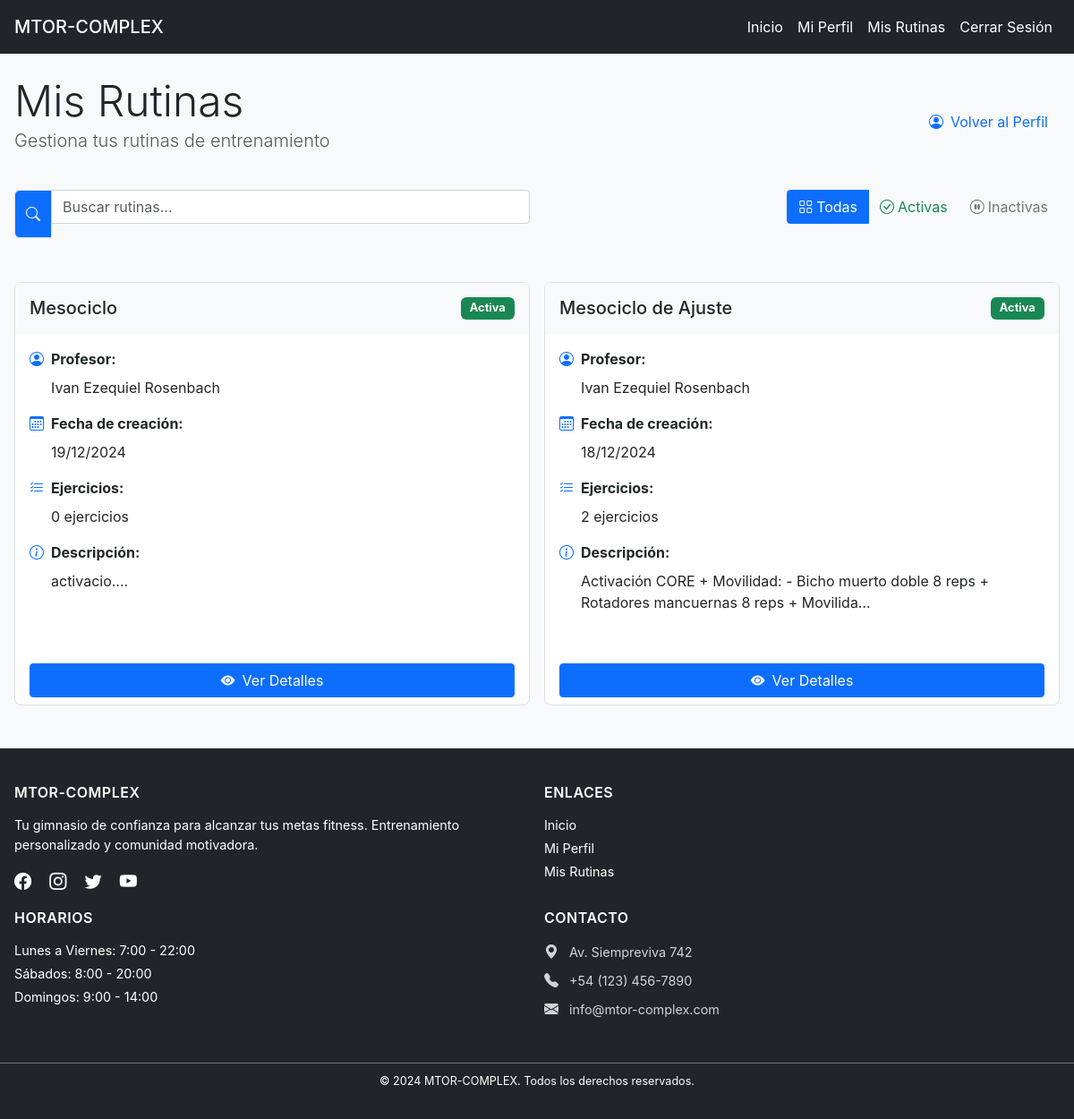
The page /gimnasio/alumno/rutinas/ (signed in) on the database as committed earlier.
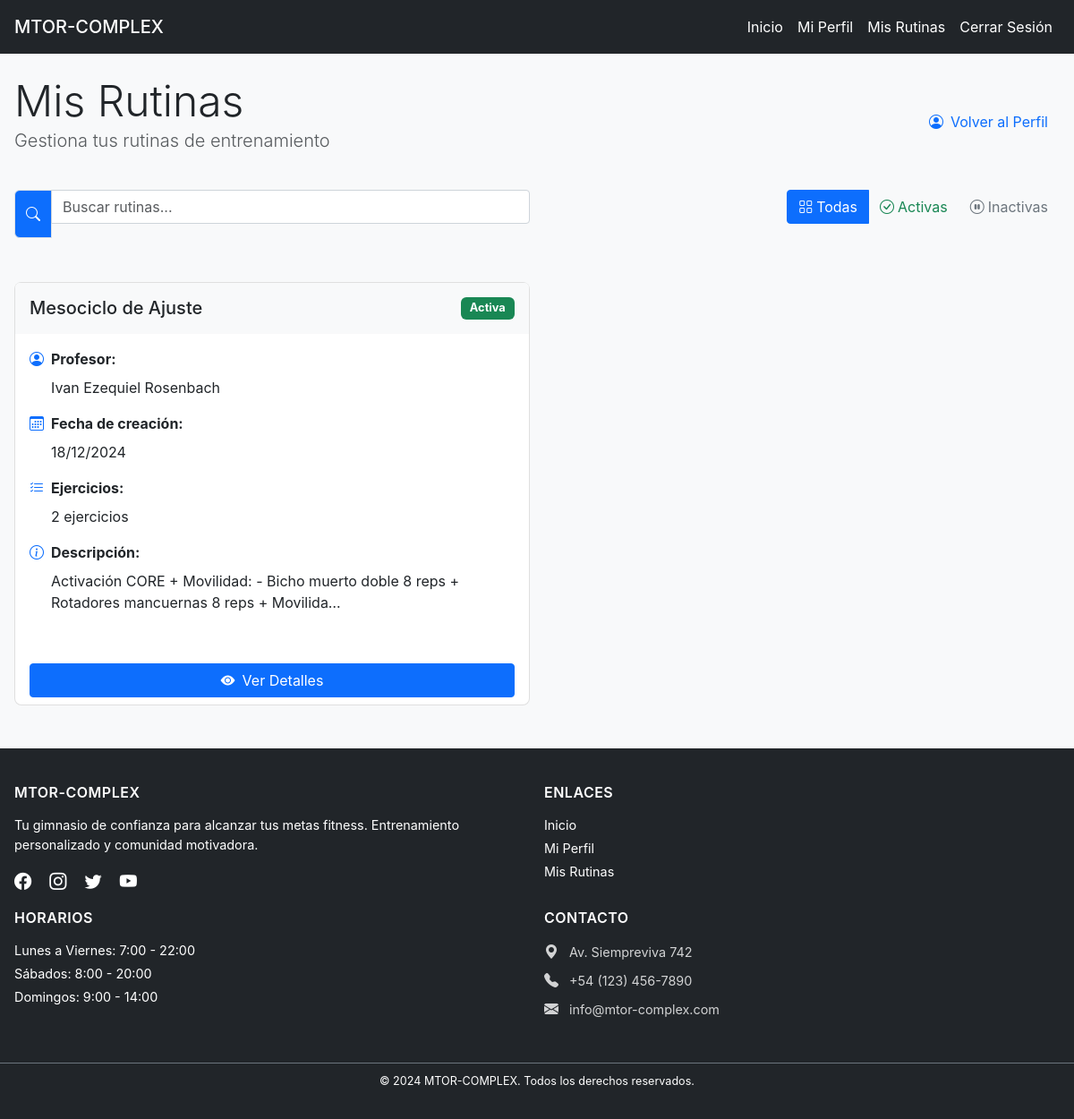
The same page on the database as committed later.
### gimnasio/models.py (models this page shows, shortened)
class Rutina(models.Model):
    nombre = models.CharField(max_length=100, default='Nueva Rutina')
    descripcion = models.TextField(blank=True)
    alumno = models.ForeignKey(Alumno, on_delete=models.CASCADE, related_name='rutinas')
    profesor = models.ForeignKey(User, on_delete=models.CASCADE, related_name='rutinas_asignadas')
    fecha_creacion = models.DateTimeField(auto_now_add=True)
    fecha_actualizacion = models.DateTimeField(auto_now=True)
    ejercicios = models.ManyToManyField(Ejercicio, through='RutinaEjercicio')
    activa = models.BooleanField(default=True)
    class Meta:
        verbose_name = "Rutina"
        verbose_name_plural = "Rutinas"
        ordering = ['-fecha_creacion']

### gimnasio/views.py (the view)
# urls.py: path('alumno/rutinas/', views.ver_mis_rutinas, name='mis_rutinas'),
@login_required
def ver_mis_rutinas(request):
    try:
        perfil = request.user.perfil
        if perfil.es_profesor:
            return redirect('gimnasio:panel_profesor')
        try:
            alumno = Alumno.objects.get(usuario=request.user)
            rutinas = Rutina.objects.filter(alumno=alumno)
            return render(request, 'gimnasio/mis_rutinas.html', {
                'rutinas': rutinas,
                'alumno': alumno
            })
        except Alumno.DoesNotExist:
            messages.warning(request, 'Primero debes completar tu perfil de alumno.')
            return redirect('gimnasio:crear_perfil_alumno')
    except Perfil.DoesNotExist:
        Perfil.objects.create(usuario=request.user, es_profesor=False)
        return redirect('gimnasio:crear_perfil_alumno')

### gimnasio/templates/gimnasio/mis_rutinas.html (shortened to what this page needs)
{% extends 'gimnasio/base.html' %}
{% block contenido %}
<div class="container py-4">
    <div class="d-flex justify-content-between align-items-center mb-4">
        <div>
            <h1 class="display-5 mb-0">Mis Rutinas</h1>
            <p class="text-muted lead">Gestiona tus rutinas de entrenamiento</p>
        </div>
        <a href="{% url 'gimnasio:perfil_alumno' %}" class="btn btn-outline-primary">
            <i class="bi bi-person-circle me-2"></i>Volver al Perfil
        </a>
    </div>
    {% if rutinas %}
        <div class="row mb-4">
            <div class="col-md-6">
                <div class="input-group">
                    <span class="input-group-text bg-primary text-white">
                        <i class="bi bi-search"></i>
                    </span>
                    <input type="text" class="form-control" id="searchRutinas"
                           placeholder="Buscar rutinas..." onkeyup="filterRutinas()">
                </div>
            </div>
            <div class="col-md-6 text-end">
                <div class="btn-group">
                    <button class="btn btn-outline-primary active" onclick="showAll()">
                        <i class="bi bi-grid me-1"></i>Todas
                    </button>
                    <button class="btn btn-outline-success" onclick="filterActive()">
                        <i class="bi bi-check-circle me-1"></i>Activas
                    </button>
                    <button class="btn btn-outline-secondary" onclick="filterInactive()">
                        <i class="bi bi-pause-circle me-1"></i>Inactivas
                    </button>
                </div>
            </div>
        </div>
        <div class="row" id="rutinasContainer">
            {% for rutina in rutinas %}
                <div class="col-md-6 col-lg-4 mb-4 rutina-card"
                     data-active="{{ rutina.activa|lower }}"
                     data-name="{{ rutina.nombre|lower }}">
                    <div class="card h-100 shadow-sm hover-shadow">
                        <div class="card-header bg-light d-flex justify-content-between align-items-center">
                            <h5 class="card-title mb-0">{{ rutina.nombre }}</h5>
                            <span class="badge {% if rutina.activa %}bg-success{% else %}bg-secondary{% endif %}">
                                {% if rutina.activa %}Activa{% else %}Inactiva{% endif %}
                            </span>
                        </div>
                        <div class="card-body">
                            <div class="mb-3">
                                <div class="d-flex align-items-center mb-2">
                                    <i class="bi bi-person-circle text-primary me-2"></i>
                                    <span><strong>Profesor:</strong></span>
                                </div>
                                <p class="ms-4 mb-0">{{ rutina.profesor.get_full_name|default:rutina.profesor.username }}</p>
                            </div>
                            <div class="mb-3">
                                <div class="d-flex align-items-center mb-2">
                                    <i class="bi bi-calendar3 text-primary me-2"></i>
                                    <span><strong>Fecha de creación:</strong></span>
                                </div>
                                <p class="ms-4 mb-0">{{ rutina.fecha_creacion|date:"d/m/Y" }}</p>
                            </div>
                            <div class="mb-3">
                                <div class="d-flex align-items-center mb-2">
                                    <i class="bi bi-list-check text-primary me-2"></i>
                                    <span><strong>Ejercicios:</strong></span>
                                </div>
                                <p class="ms-4 mb-0">{{ rutina.ejercicios.count }} ejercicios</p>
                            </div>
                            {% if rutina.descripcion %}
                                <div class="mb-3">
                                    <div class="d-flex align-items-center mb-2">
                                        <i class="bi bi-info-circle text-primary me-2"></i>
                                        <span><strong>Descripción:</strong></span>
                                    </div>
                                    <p class="ms-4 mb-0">{{ rutina.descripcion|truncatechars:100 }}</p>
                                </div>
                            {% endif %}
                        </div>
                        <div class="card-footer bg-transparent border-top-0">
                            <a href="{% url 'gimnasio:detalle_rutina' rutina.id %}"
                               class="btn btn-primary w-100">
                                <i class="bi bi-eye-fill me-2"></i>Ver Detalles
                            </a>
                        </div>
                    </div>
                </div>
            {% endfor %}
        </div>
    {% endif %}
</div>
{% endblock %}

### gimnasio/templates/gimnasio/base.html (shortened to what this page needs)
<!DOCTYPE html>
<html lang="es" class="h-100">
<head>
    {% load static %}
    <link href="https://cdn.jsdelivr.net/npm/bootstrap@5.3.2/dist/css/bootstrap.min.css" rel="stylesheet">
    <link rel="stylesheet" href="https://cdn.jsdelivr.net/npm/bootstrap-icons@1.11.2/font/bootstrap-icons.min.css">
    <link href="https://cdnjs.cloudflare.com/ajax/libs/font-awesome/6.0.0/css/all.min.css" rel="stylesheet">
    <link rel="stylesheet" href="{% static 'gimnasio/css/styles.css' %}">
</head>
<body {% if request.path == '/' or request.path == '/gimnasio/' %}class="home"{% endif %}>
    <div class="wrapper">
        {% block navbar %}
        <nav class="navbar navbar-expand-lg navbar-dark {% if request.path == '/' or request.path == '/gimnasio/' %}navbar-transparent{% endif %}">
            <div class="container">
                <a class="navbar-brand" href="{% url 'gimnasio:index' %}">MTOR-COMPLEX</a>
                <div class="collapse navbar-collapse" id="navbarNav">
                    <ul class="navbar-nav ms-auto">
                        <li class="nav-item">
                            <a class="nav-link" href="{% url 'gimnasio:index' %}">Inicio</a>
                        </li>
                        {% if user.is_authenticated %}
                            {% if user.perfil.es_profesor %}
                                <li class="nav-item">
                                    <a class="nav-link" href="{% url 'gimnasio:panel_profesor' %}">Panel de Control</a>
                                </li>
                                <li class="nav-item">
                                    <a class="nav-link" href="{% url 'gimnasio:perfil_profesor' %}">Mi Perfil</a>
                                </li>
                            {% else %}
                                <li class="nav-item">
                                    <a class="nav-link" href="{% url 'gimnasio:perfil_alumno' %}">Mi Perfil</a>
                                </li>
                                <li class="nav-item">
                                    <a class="nav-link" href="{% url 'gimnasio:mis_rutinas' %}">Mis Rutinas</a>
                                </li>
                            {% endif %}
                            <li class="nav-item">
                                <a class="nav-link" href="{% url 'gimnasio:logout' %}">Cerrar Sesión</a>
                            </li>
                        {% endif %}
                    </ul>
                </div>
            </div>
        </nav>
        {% endblock %}
        <main>
            {% block contenido %}{% endblock %}
        </main>
        {% block footer %}
        <footer class="footer bg-dark text-white py-4">
            <div class="container">
                <div class="row g-3">
                    <div class="col-lg-4 col-md-6">
                        <h5 class="mb-3">MTOR-COMPLEX</h5>
                        <p class="mb-3">Tu gimnasio de confianza para alcanzar tus metas fitness. Entrenamiento personalizado y comunidad motivadora.</p>
                        <div class="social-links">
                            <a href="#" class="me-3 text-white"><i class="bi bi-facebook"></i></a>
                            <a href="#" class="me-3 text-white"><i class="bi bi-instagram"></i></a>
                            <a href="#" class="me-3 text-white"><i class="bi bi-twitter"></i></a>
                            <a href="#" class="text-white"><i class="bi bi-youtube"></i></a>
                        </div>
                    </div>
                    <div class="col-lg-2 col-md-6">
                        <h5 class="mb-3">Enlaces</h5>
                        <ul class="list-unstyled footer-links">
                            <li class="mb-1"><a href="{% url 'gimnasio:index' %}" class="text-white text-decoration-none">Inicio</a></li>
                            {% if user.is_authenticated %}
                                {% if user.perfil.es_profesor %}
                                    <li class="mb-1"><a href="{% url 'gimnasio:panel_profesor' %}" class="text-white text-decoration-none">Panel</a></li>
                                    <li class="mb-1"><a href="{% url 'gimnasio:perfil_profesor' %}" class="text-white text-decoration-none">Mi Perfil</a></li>
                                {% else %}
                                    <li class="mb-1"><a href="{% url 'gimnasio:perfil_alumno' %}" class="text-white text-decoration-none">Mi Perfil</a></li>
                                    <li class="mb-1"><a href="{% url 'gimnasio:mis_rutinas' %}" class="text-white text-decoration-none">Mis Rutinas</a></li>
                                {% endif %}
                            {% else %}
                                <li class="mb-1"><a href="{% url 'gimnasio:registro' %}" class="text-white text-decoration-none">Registrarse</a></li>
                                <li class="mb-1"><a href="{% url 'gimnasio:iniciar_sesion' %}" class="text-white text-decoration-none">Iniciar Sesión</a></li>
                            {% endif %}
                        </ul>
                    </div>
                    <div class="col-lg-3 col-md-6">
                        <h5 class="mb-3">Horarios</h5>
                        <ul class="list-unstyled">
                            <li class="mb-1">Lunes a Viernes: 7:00 - 22:00</li>
                            <li class="mb-1">Sábados: 8:00 - 20:00</li>
                            <li class="mb-1">Domingos: 9:00 - 14:00</li>
                        </ul>
                    </div>
                    <div class="col-lg-3 col-md-6">
                        <h5 class="mb-3">Contacto</h5>
                        <ul class="list-unstyled footer-contact">
                            <li class="mb-2">
                                <i class="bi bi-geo-alt-fill me-2"></i>
                                Av. Siempreviva 742
                            </li>
                            <li class="mb-2">
                                <i class="bi bi-telephone-fill me-2"></i>
                                +54 (123) 456-7890
                            </li>
                            <li class="mb-2">
                                <i class="bi bi-envelope-fill me-2"></i>
                                info@mtor-complex.com
                            </li>
                        </ul>
                    </div>
                </div>
            </div>
            <div class="text-center py-2 mt-3 border-top border-secondary">
                <small class="mb-0">&copy; {% now "Y" %} MTOR-COMPLEX. Todos los derechos reservados.</small>
            </div>
        </footer>
        {% endblock %}
    </div>
</body>
</html>

Rows that differ between the two databases and show on the page:
removed Rutina: nombre "Mesociclo", activa "Activa", profesor.get_full_name "Ivan Ezequiel Rosenbach", fecha_creacion "19/12/2024", ejercicios.count "0", descripcion "activacio...."
